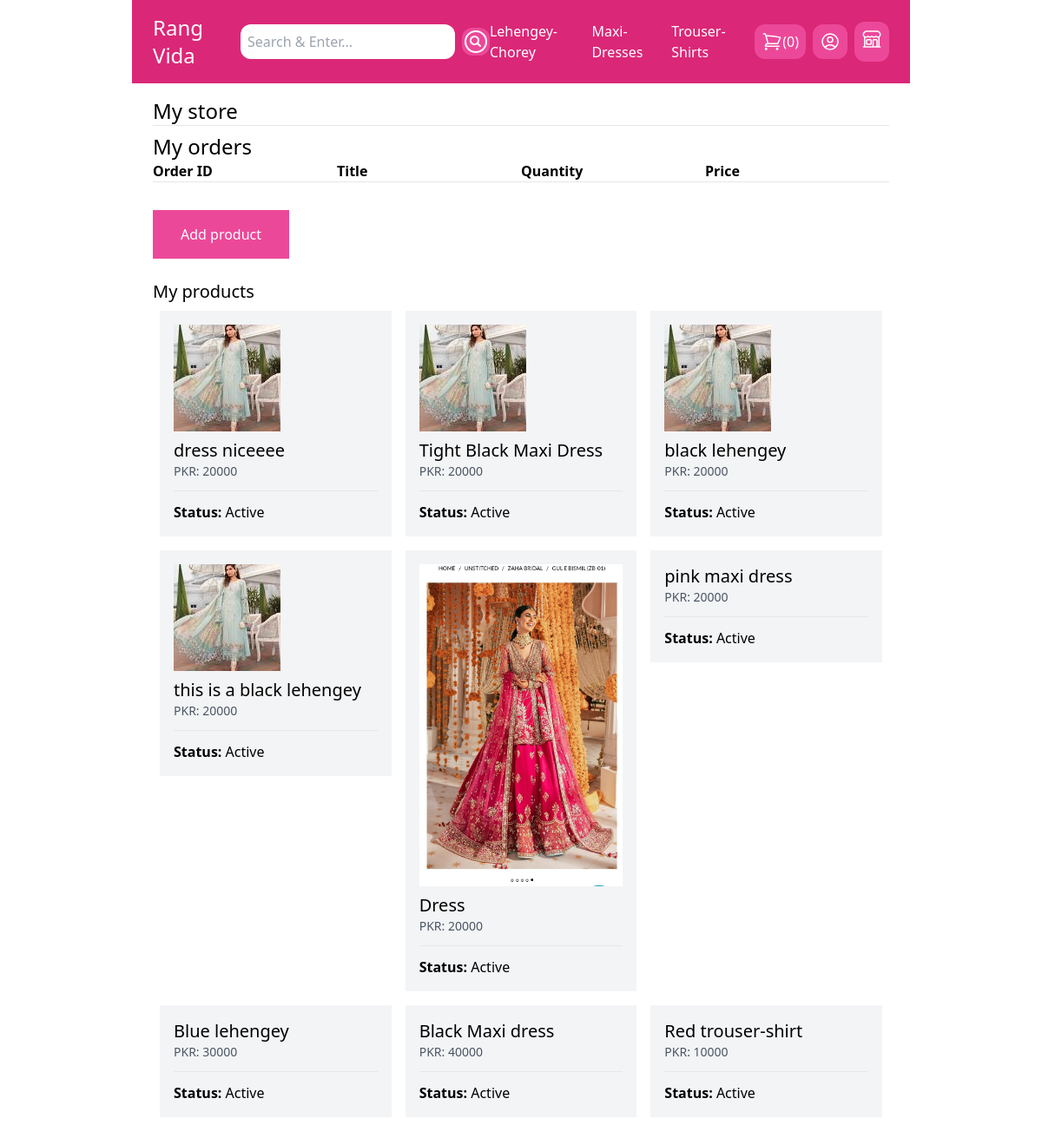
Page /my-store/ (signed in) on the earlier database version.
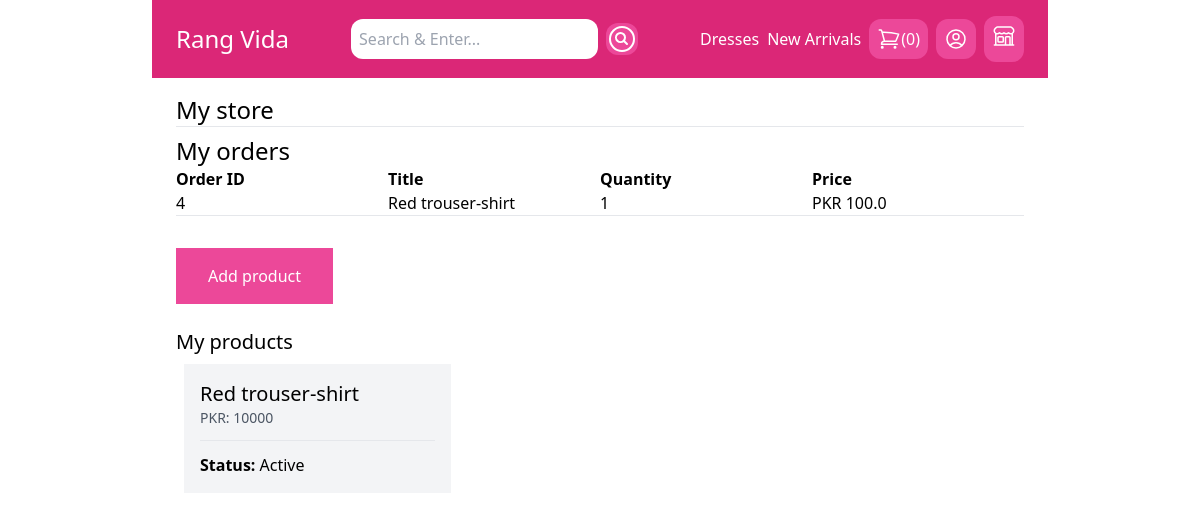
Same page on the later database version.
### store/models.py (models this page shows, shortened)
class Category(models.Model):
    title = models.CharField(max_length=50)
    slug = models.SlugField(max_length=50)
    class Meta:
        verbose_name_plural = 'Categories'

class Product(models.Model):
    DRAFT = 'draft'
    AWAITING_APPROVAL = 'Waiting approval'
    ACTIVE = 'active'
    DELETED = 'deleted'
    STATUS_CHOICES = ((DRAFT, 'Draft'),
                      (AWAITING_APPROVAL,'Awaiting approval'),
                      (ACTIVE, 'Active'),
                      (DELETED, 'Deleted')
    )
    status = models.CharField(max_length=50, choices=STATUS_CHOICES, default=ACTIVE)
    user = models.ForeignKey(User, related_name='products', on_delete=models.CASCADE)
    category = models.ForeignKey(Category, related_name='products', on_delete=models.CASCADE)
    title = models.CharField(max_length=50)
    slug = models.SlugField(max_length=50)
    description = models.TextField(blank=True)
    price = models.IntegerField()
    image = models.ImageField(upload_to='uploads/product_images/', blank=True, null=True)
    thumbnail = models.ImageField(upload_to='uploads/product_images/thumbnail', blank=True, null=True)
    created_at = models.DateTimeField(auto_now_add=True)
    updated_at = models.DateTimeField(auto_now=True)
    class Meta:
        ordering = ('-created_at',)
    def get_display_price(self):
        return self.price

class OrderItem(models.Model):
    order = models.ForeignKey('Order', related_name='items', on_delete=models.CASCADE)
    product = models.ForeignKey('Product', related_name='items', on_delete=models.CASCADE)
    price = models.IntegerField()
    quantity = models.IntegerField(default=1)
    def get_display_price(self):
        return self.price / 100

class Order(models.Model):
    created_by = models.ForeignKey(User, related_name= 'orders', on_delete=models.PROTECT, blank=True)
    created_at = models.DateTimeField(auto_now_add=True)
    first_name = models.CharField(max_length=255)
    last_name = models.CharField(max_length=255)
    address = models.CharField(max_length=255)
    city = models.CharField(max_length=255)
    zip_code = models.CharField(max_length=255)
    total_cost = models.IntegerField(default=0)
    paid_amount = models.IntegerField(blank=True, null=True)
    is_paid = models.BooleanField(default=False)
    payment_intent = models.CharField(max_length=255)

### userprofile/views.py (the view)
# urls.py: path('my-store/', views.my_store, name='my_store'),
@login_required
def my_store(request):
    products = request.user.products.exclude(status=Product.DELETED)
    order_items = OrderItem.objects.filter(product__user=request.user)
    return render(request, 'userprofile/my_store.html', {
        'products': products,
        'order_items': order_items,
})

### store/cart.py (called while the page is built)
    def __len__(self):
        return sum(item['quantity'] for item in self.cart.values())

### store/context_processors.py (called while the page is built)
def cart(request):
    return {'cart': Cart(request)}

### store/templatetags/menu.py (called while the page is built)
@register.inclusion_tag('core/menu.html')
def menu():
    categories = Category.objects.all()
    return {'categories': categories}

### userprofile/templates/userprofile/my_store.html (shortened to what this page needs)
  {% extends 'core/base.html' %}
  {% block content %}
     <h1  class="text-2xl">My store</h1>
    <hr>
    <h2 class="mt-2 text-2xl">My orders</h2>
    <div class="flex flex-wrap">
         <div class="w-1/4">
            <strong>Order ID</strong>
         </div>
         <div class="w-1/4">
            <strong>Title</strong>
         </div>
         <div class="w-1/4">
            <strong>Quantity</strong>
         </div>
        <div class="w-1/4">
            <strong>Price</strong>
        </div>
    </div>
    {% for order_item in order_items %}
        <div class="flex flex-wrap">
            <div class="w-1/4">
                <a href="{% url 'my_store_order_details' order_item.order.id %}">{{ order_item.order.id }}</a>
            </div>
            <div class="w-1/4">
                {{ order_item.product.title }}
            </div>
            <div class="w-1/4">
                {{ order_item.quantity}}
            </div>
            <div class="w-1/4">
                PKR {{ order_item.get_display_price }}
             </div>
        </div>
    {% endfor %}
    <hr>
     <a href="{% url 'add_product' %}" class=" mt-8 inline-block py-4 px-8 bg-pink-500 text-white">Add product</a>
     <h2 class=" mt-6 text-xl">My products</h2>
     {% if products %}
            <div class="flex flex-wrap">
       {% for product in products %}
            <div class="product w-1/3 p-2">
                <div class="p-4 bg-gray-100">
                    <a href="{% url 'edit_product' product.id %}">
                        {% if product.image %}
                        <div class="image mb-2">
                             <img src="{{ product.image.url }}" alt="image of {{ product.title }}">
                        </div>
                     {% endif %}
                        <h2 class="text-xl">{{ product.title }}</h2>
                        <p class="text-sm text-gray-600">PKR: {{ product.get_display_price }}</p>
                        <hr class="my-3">
                        <p><strong>Status: </strong>{{ product.get_status_display }}</p>
                    </a>
                </div>
            </div>
       {% endfor %}
   </div>
     {% else %}
        <p class="inline-block mt-2 py-1 px-4 bg-gray-200 text-xs">You don't have any products yet...</p>
     {% endif %}
  {% endblock %}

### core/Templates/Core/menu.html (shortened to what this page needs)
{% for category in categories %}
    <a href="{% url 'category_detail' category.slug %}" class="text-white">{{ category.title }}</a>
{% endfor %}

Differences in the rows shown:
removed Category: title "Lehengey-Chorey"
removed Category: title "Maxi-Dresses"
removed Category: title "Trouser-Shirts"
removed Product: image (picture), title "dress niceeee", get_display_price "20000", status "Active"
removed Product: image (picture), title "Tight Black Maxi Dress", get_display_price "20000", status "Active"
removed Product: image (picture), title "black lehengey", get_display_price "20000", status "Active"
removed Product: image (picture), title "this is a black lehengey", get_display_price "20000", status "Active"
removed Product: image (picture), title "Dress", get_display_price "20000", status "Active"
removed Product: title "pink maxi dress", get_display_price "20000", status "Active"
removed Product: title "Blue lehengey", get_display_price "30000", status "Active"
removed Product: title "Black Maxi dress", get_display_price "40000", status "Active"
added Category: title "Dresses"
added Category: title "New Arrivals"
added OrderItem: order.id "4", product "Red trouser-shirt", quantity "1", get_display_price "100.0"
